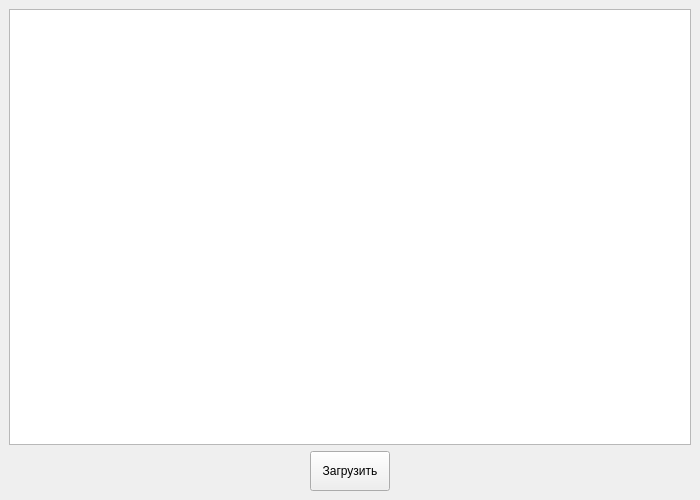
<?xml version="1.0" encoding="UTF-8"?>
<ui version="4.0">
 <class>uploadgame</class>
 <widget class="QMainWindow" name="uploadgame">
  <property name="geometry">
   <rect>
    <x>0</x>
    <y>0</y>
    <width>700</width>
    <height>500</height>
   </rect>
  </property>
  <property name="minimumSize">
   <size>
    <width>700</width>
    <height>500</height>
   </size>
  </property>
  <property name="maximumSize">
   <size>
    <width>700</width>
    <height>500</height>
   </size>
  </property>
  <property name="windowTitle">
   <string>MainWindow</string>
  </property>
  <widget class="QWidget" name="centralwidget">
   <layout class="QVBoxLayout" name="verticalLayout">
    <item>
     <widget class="QTableWidget" name="table"/>
    </item>
    <item alignment="Qt::AlignHCenter">
     <widget class="HoveringButton" name="upload_btn">
      <property name="sizePolicy">
       <sizepolicy hsizetype="Fixed" vsizetype="Fixed">
        <horstretch>0</horstretch>
        <verstretch>0</verstretch>
       </sizepolicy>
      </property>
      <property name="minimumSize">
       <size>
        <width>40</width>
        <height>40</height>
       </size>
      </property>
      <property name="text">
       <string>Загрузить</string>
      </property>
     </widget>
    </item>
   </layout>
  </widget>
 </widget>
 <customwidgets>
  <customwidget>
   <class>HoveringButton</class>
   <extends>QPushButton</extends>
   <header>CustomButton</header>
  </customwidget>
 </customwidgets>
 <resources/>
 <connections/>
</ui>
